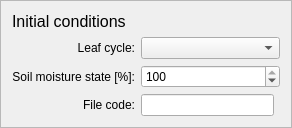
    <widget class="QFrame" name="frame_4">
     <property name="enabled">
      <bool>true</bool>
     </property>
     <property name="frameShape">
      <enum>QFrame::StyledPanel</enum>
     </property>
     <property name="frameShadow">
      <enum>QFrame::Raised</enum>
     </property>
     <layout class="QGridLayout" name="gridLayout_8">
      <item row="2" column="0" colspan="2">
       <widget class="QLabel" name="label_23">
        <property name="text">
         <string>Soil moisture state [%]:</string>
        </property>
        <property name="alignment">
         <set>Qt::AlignRight|Qt::AlignTrailing|Qt::AlignVCenter</set>
        </property>
        <property name="buddy">
         <cstring></cstring>
        </property>
       </widget>
      </item>
      <item row="1" column="1">
       <widget class="QLabel" name="label_16">
        <property name="text">
         <string>Leaf cycle:</string>
        </property>
        <property name="alignment">
         <set>Qt::AlignRight|Qt::AlignTrailing|Qt::AlignVCenter</set>
        </property>
       </widget>
      </item>
      <item row="0" column="0" colspan="2">
       <widget class="QLabel" name="label_15">
        <property name="text">
         <string>&lt;!DOCTYPE HTML PUBLIC &quot;-//W3C//DTD HTML 4.0//EN&quot; &quot;http://www.w3.org/TR/REC-html40/strict.dtd&quot;&gt;
&lt;html&gt;&lt;head&gt;&lt;meta name=&quot;qrichtext&quot; content=&quot;1&quot; /&gt;&lt;style type=&quot;text/css&quot;&gt;
p, li { white-space: pre-wrap; }
&lt;/style&gt;&lt;/head&gt;&lt;body style=&quot; font-family:'MS Shell Dlg 2'; font-size:8pt; font-weight:400; font-style:normal;&quot;&gt;
&lt;p style=&quot; margin-top:0px; margin-bottom:0px; margin-left:0px; margin-right:0px; -qt-block-indent:0; text-indent:0px;&quot;&gt;&lt;span style=&quot; font-size:12pt;&quot;&gt;Initial conditions&lt;/span&gt;&lt;/p&gt;&lt;/body&gt;&lt;/html&gt;</string>
        </property>
       </widget>
      </item>
      <item row="1" column="2" colspan="2">
       <widget class="QComboBox" name="comboBoxLeafCycle">
        <property name="enabled">
         <bool>true</bool>
        </property>
        <item>
         <property name="text">
          <string/>
         </property>
        </item>
        <item>
         <property name="text">
          <string>Winter (0%)</string>
         </property>
        </item>
        <item>
         <property name="text">
          <string>Early spring (25%)</string>
         </property>
        </item>
        <item>
         <property name="text">
          <string>Spring (50%)</string>
         </property>
        </item>
        <item>
         <property name="text">
          <string>Late Spring (75%)</string>
         </property>
        </item>
        <item>
         <property name="text">
          <string>Summer (100%)</string>
         </property>
        </item>
        <item>
         <property name="text">
          <string>Early Autumn (75%)</string>
         </property>
        </item>
        <item>
         <property name="text">
          <string>Autumn (50%)</string>
         </property>
        </item>
        <item>
         <property name="text">
          <string>Late Autumn (75%)</string>
         </property>
        </item>
       </widget>
      </item>
      <item row="3" column="2">
       <widget class="QLineEdit" name="fileCodeLineEdit">
        <property name="enabled">
         <bool>true</bool>
        </property>
       </widget>
      </item>
      <item row="3" column="1">
       <widget class="QLabel" name="label_25">
        <property name="text">
         <string>File code:</string>
        </property>
        <property name="alignment">
         <set>Qt::AlignRight|Qt::AlignTrailing|Qt::AlignVCenter</set>
        </property>
        <property name="buddy">
         <cstring></cstring>
        </property>
       </widget>
      </item>
      <item row="2" column="2" colspan="2">
       <widget class="QSpinBox" name="spinBoxSoilMoisture">
        <property name="maximum">
         <number>100</number>
        </property>
        <property name="singleStep">
         <number>5</number>
        </property>
        <property name="value">
         <number>100</number>
        </property>
       </widget>
      </item>
     </layout>
    </widget>
